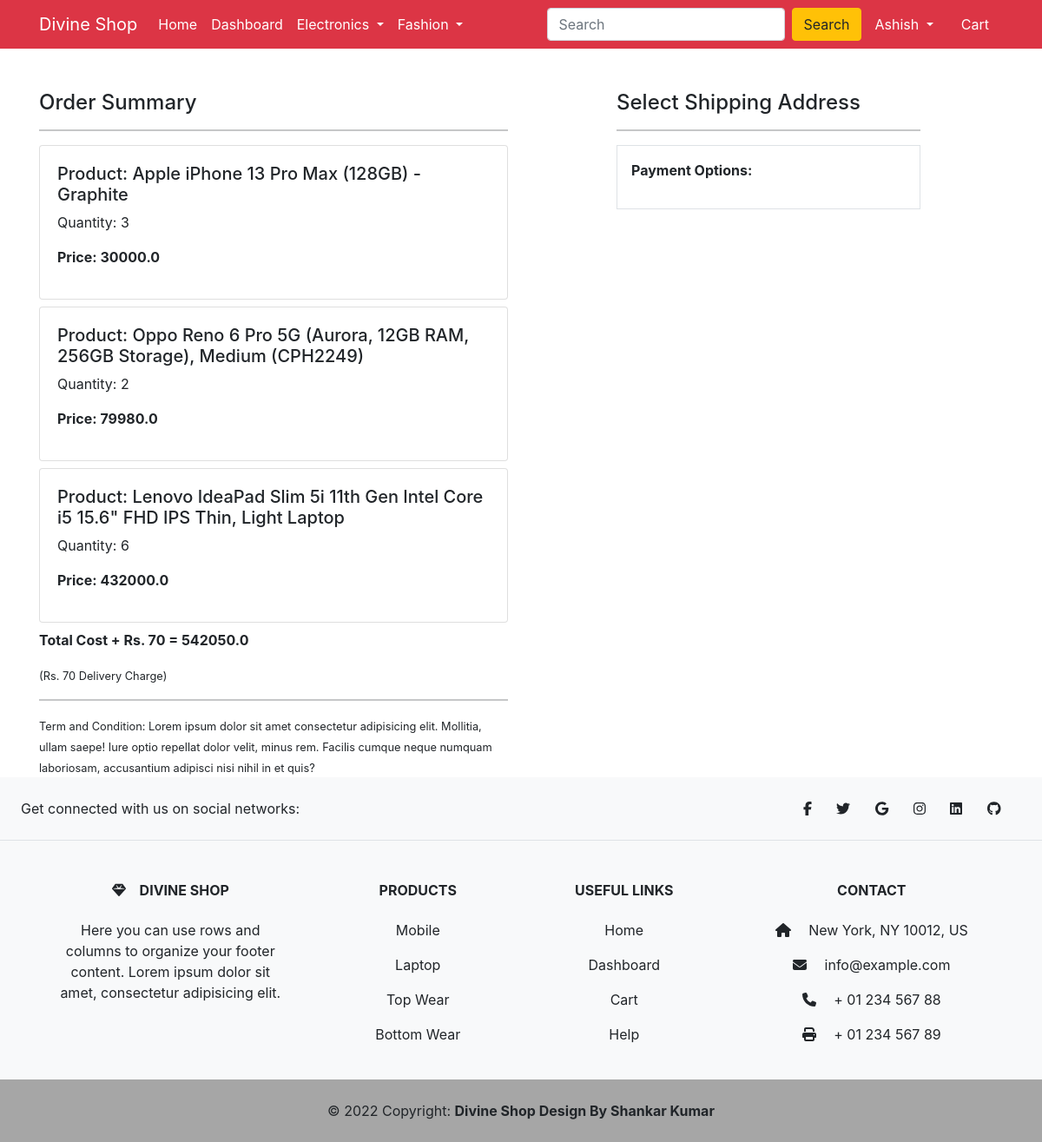
The page /checkout/ (signed in) on the database its author committed.
### app/models.py (models this page shows, shortened)
class Cart(models.Model):
    user = models.ForeignKey(User, on_delete=models.CASCADE)
    product = models.ForeignKey(Product, on_delete=models.CASCADE)
    quantity = models.PositiveIntegerField(default=1)
    @property
    def total_cost(self):
        return self.quantity * self.product.discounted_price

class Product(models.Model):
    title = models.CharField(max_length=100)
    selling_price = models.FloatField()
    discounted_price = models.FloatField()
    description = models.TextField()
    brand = models.CharField(max_length=100)
    category = models.CharField(choices=CATEGORY_CHOICES, max_length=2)
    product_image = models.ImageField(upload_to='productimg')

### app/views.py (the view)
# urls.py: path('checkout/', views.checkout, name='checkout'),
@login_required
def checkout(request):
    user = request.user
    add = Customer.objects.filter(user=user)
    cart_items = Cart.objects.filter(user=request.user)
    amount = 0.0
    shipping_amount = 70.0
    totalamount = 0.0
    cart_product = [p for p in Cart.objects.all() if p.user == request.user]
    if cart_product:
        for p in cart_product:
            tempamount = (p.quantity * p.product.discounted_price)
            amount += tempamount
        totalamount = amount + shipping_amount
    return render(request, 'app/checkout.html', {'add': add, 'cart_items': cart_items, 'totalcost': totalamount})

### app/templates/app/checkout.html (shortened to what this page needs)
{% extends 'app/base.html' %}
{% load static %}
{% block main-content %}
<div class="container">
 <div class="row mt-5">
  <div class="col-sm-6">
    <h4>Order Summary</h4>
    <hr>
    {% for item in cart_items %}
      <div class="card mb-2">
        <div class="card-body">
          <h5>Product: {{item.product.title}}</h5>
          <p>Quantity: {{item.quantity}}</p>
          <p class="fw-bold">Price: {{item.total_cost}}</p>
        </div>
      </div>
    {% endfor %}
    <p class="fw-bold">Total Cost + Rs. 70  = {{totalcost}}</p>
    <small>(Rs. 70 Delivery Charge)</small> <hr>
    <small>Term and Condition: Lorem ipsum dolor sit amet consectetur adipisicing elit. Mollitia, ullam saepe! Iure optio repellat dolor velit, minus rem. Facilis cumque neque numquam laboriosam, accusantium adipisci nisi nihil in et quis?</small>
  </div>
  <div class="col-sm-4 offset-sm-1">
    <h4>Select Shipping Address</h4>
    <hr>
    <form action="/paymentdone" id="myform">
        <div class="border p-3">
          <p class="fw-bold">Payment Options:</p>
        </div>
      </form>
    </div>
  </div>
</div>
{% endblock main-content %}

### app/templates/app/base.html (shortened to what this page needs)
<!doctype html>
{% load static %}
<html lang="en">
  <head>
    <link href="https://cdn.jsdelivr.net/npm/bootstrap@5.0.0-beta1/dist/css/bootstrap.min.css" rel="stylesheet">
    <link rel="stylesheet" href="{% static 'app/css/owl.carousel.min.css' %}">
    <link rel="stylesheet" href="{% static 'app/css/all.min.css' %}">
    <link rel="stylesheet" href="{% static 'app/css/style.css' %}">
    <link rel="stylesheet" href="https://cdn.jsdelivr.net/npm/bootstrap@4.6.0/dist/css/bootstrap.min.css"
>
    <link rel="stylesheet" href="https://use.fontawesome.com/releases/v5.15.2/css/all.css"
>
  <link rel="stylesheet" href="{% static 'app/css/all.min.css' %}">
  </head>
  <body>
    <nav class="navbar navbar-expand-lg navbar-dark bg-danger">
     <div class="container">
       <a class="navbar-brand" href="/">Divine Shop</a>
       <div class="collapse navbar-collapse" id="navbarSupportedContent">
         <ul class="navbar-nav me-auto mb-2 mb-lg-0">
           <li class="nav-item">
             <a class="nav-link active" aria-current="page" href="/">Home</a>
           </li>
           <li class="nav-item">
             <a class="nav-link active" aria-current="page" href="{% url 'userdash' %}">Dashboard</a>
           </li>
           <li class="nav-item dropdown">
             <a class="nav-link dropdown-toggle text-white" href="#" id="electronicsDropdown" role="button" data-bs-toggle="dropdown" aria-expanded="false">
               Electronics
             </a>
           </li>
           <li class="nav-item dropdown">
             <a class="nav-link dropdown-toggle text-white" href="#" id="fashionDropdown" role="button" data-bs-toggle="dropdown" aria-expanded="false">
               Fashion
             </a>
           </li>
         </ul>
         <form class="d-flex">
           <input class="form-control me-2" type="search" placeholder="Search" aria-label="Search">
           <button class="btn btn-warning" type="submit">Search</button>
         </form>
         <div>
          <ul class="navbar-nav me-auto mb-2 mb-lg-0">
          {% if request.user.is_authenticated %}
           <li class="nav-item dropdown mx-2">
              <a class="nav-link dropdown-toggle text-white" href="#" id="profileDropdown" role="button" data-bs-toggle="dropdown" aria-expanded="false">
                {{request.user.username|capfirst}}
              </a>
            </li>
            <li class="nav-item mx-2">
              <a href="{% url 'showcart' %}" class="nav-link text-white"> Cart </a>
            </li>
            {% endif %}
          </ul>
         </div>
       </div>
     </div>
    </nav>
    {% block main-content %} {% endblock main-content %}
<footer class="text-center text-lg-start bg-light text-hightlite">
  <section
    class="d-flex justify-content-center justify-content-lg-between p-4 border-bottom"
  >
    <div class="me-5 d-none d-lg-block">
      <span>Get connected with us on social networks:</span>
    </div>
    <div>
      <a href="" class="me-4 text-reset">
        <i class="fab fa-facebook-f"></i>
      </a>
      <a href="" class="me-4 text-reset">
        <i class="fab fa-twitter"></i>
      </a>
      <a href="" class="me-4 text-reset">
        <i class="fab fa-google"></i>
      </a>
      <a href="" class="me-4 text-reset">
        <i class="fab fa-instagram"></i>
      </a>
      <a href="" class="me-4 text-reset">
        <i class="fab fa-linkedin"></i>
      </a>
      <a href="" class="me-4 text-reset">
        <i class="fab fa-github"></i>
      </a>
    </div>
  </section>
  <section class="">
    <div class="container text-center text-md-start mt-5">
      <div class="row mt-3">
        <div class="col-md-3 col-lg-4 col-xl-3 mx-auto mb-4">
          <h6 class="text-uppercase fw-bold mb-4">
            <i class="fas fa-gem me-3"></i>Divine Shop
          </h6>
          <p>
            Here you can use rows and columns to organize your footer content. Lorem ipsum
            dolor sit amet, consectetur adipisicing elit.
          </p>
        </div>
        <div class="col-md-2 col-lg-2 col-xl-2 mx-auto mb-4">
          <h6 class="text-uppercase fw-bold mb-4">
            Products
          </h6>
          <p>
            <a href="{% url 'mobile' %}" class="text-reset">Mobile</a>
          </p>
          <p>
            <a href="{% url 'laptops' %}" class="text-reset">Laptop</a>
          </p>
          <p>
            <a href="#!" class="text-reset">Top Wear</a>
          </p>
          <p>
            <a href="#!" class="text-reset">Bottom Wear</a>
          </p>
        </div>
        <div class="col-md-3 col-lg-2 col-xl-2 mx-auto mb-4">
          <h6 class="text-uppercase fw-bold mb-4">
            Useful links
          </h6>
          <p>
            <a href="/" class="text-reset">Home</a>
          </p>
          <p>
            <a href="{% url 'userdash' %}" class="text-reset">Dashboard</a>
          </p>
          <p>
            <a href="{% url 'showcart' %}" class="text-reset">Cart</a>
          </p>
          <p>
            <a href="#!" class="text-reset">Help</a>
          </p>
        </div>
        <div class="col-md-4 col-lg-3 col-xl-3 mx-auto mb-md-0 mb-4">
          <h6 class="text-uppercase fw-bold mb-4">
            Contact
          </h6>
          <p><i class="fas fa-home me-3"></i> New York, NY 10012, US</p>
          <p>
            <i class="fas fa-envelope me-3"></i>
            info@example.com
          </p>
          <p><i class="fas fa-phone me-3"></i> + 01 234 567 88</p>
          <p><i class="fas fa-print me-3"></i> + 01 234 567 89</p>
        </div>
      </div>
    </div>
  </section>
  <div class="text-center p-4" style="background-color: #a6a6a6;">
    © 2022 Copyright:
    <a class="text-reset fw-bold" href="https://mdbootstrap.com/">Divine Shop Design By Shankar Kumar</a>
  </div>
</footer>
  </body>
</html>

### rows shown on the page
Cart: product "Apple iPhone 13 Pro Max (128GB) - Graphite", quantity "3", total_cost "30000.0"
Cart: product "Oppo Reno 6 Pro 5G (Aurora, 12GB RAM, 256GB Storage), Medium (CPH2249)", quantity "2", total_cost "79980.0"
Cart: product "Lenovo IdeaPad Slim 5i 11th Gen Intel Core i5 15.6\" FHD IPS Thin, Light Laptop", quantity "6", total_cost "432000.0"

### other values the page prints
{{ request.user.username|capfirst }} "Ashish"
{{ totalcost }} "542050.0"
